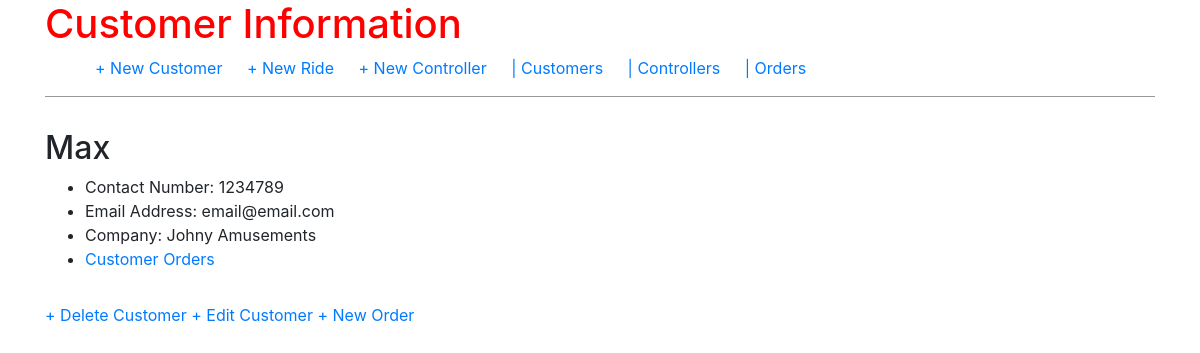
Page /customer/1/ on the earlier database version.
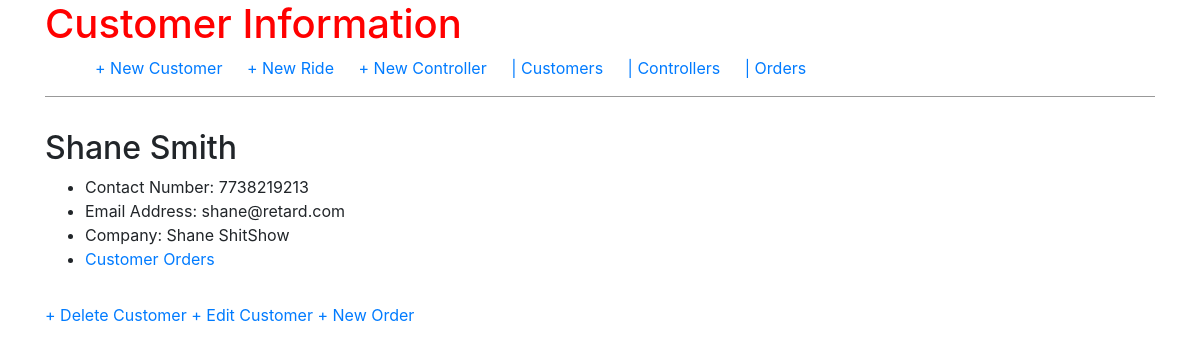
Same page on the later database version.
### orders/models.py (models this page shows, shortened)
class Customer(models.Model):
    customer_name = models.CharField(max_length=100)
    customer_phone_number = models.CharField(max_length=10)
    customer_email = models.EmailField()
    customer_business_name = models.CharField(max_length=200)

### orders/views.py (the view)
# urls.py: path('customer/<int:pk>/', views.CustomerDetailView.as_view(), name='customer_detail'),
class CustomerDetailView(DetailView):
    model = Customer
    template_name = 'customer_detail.html'

### templates/customer_detail.html
{% extends 'base.html' %}
{% block content %}
<div class="post-entry">
    <h2>{{ customer.customer_name }}</h2>
    <ul>
        <li>Contact Number: {{ customer.customer_phone_number }}</li>
        <li>Email Address: {{ customer.customer_email }}</li>
        <li>Company: {{ customer.customer_business_name }}</li>
        <li><a href="{% url 'customer_orders' customer.pk %}">Customer Orders</a></li>
    </ul>
</div>
<a href="{% url 'customer_delete' customer.pk %}">+ Delete Customer</a>
<a href="{% url 'customer_edit' customer.pk %}">+ Edit Customer</a>
<a href="{% url 'order_new' %}"> + New Order </a>
{% endblock content %}

Differences in the rows shown:
changed Customer: customer_name "Max" → "Shane Smith"; customer_phone_number "1234789" → "7738219213"; customer_email "email@email.com" → "shane@retard.com"; customer_business_name "Johny Amusements" → "Shane ShitShow"
